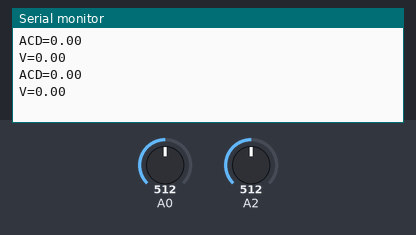
A sketch run on a simulated Arduino Uno, built with avr-gcc and run on an emulated ATmega328P. On the bench: the last lines printed to the serial monitor. The inputs (shaded band) are chosen by the test bench; at power-on: A0 = 512, A2 = 512.

Above: at 1.8 s.
1.9 s: A0 set to 716
At 2.5 s:
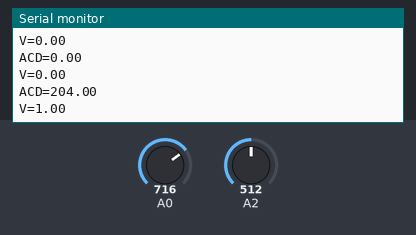
3.4 s: A2 set to 306
At 4.7 s:
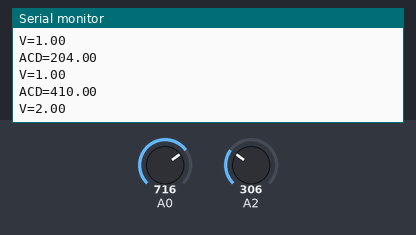
4.9 s: A0 set to 900
At 5.8 s:
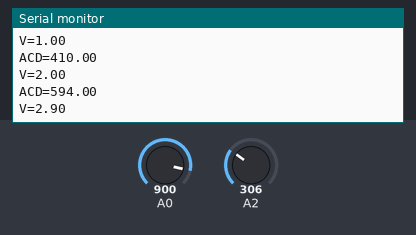
6.4 s: A2 set to 122
At 7.7 s:
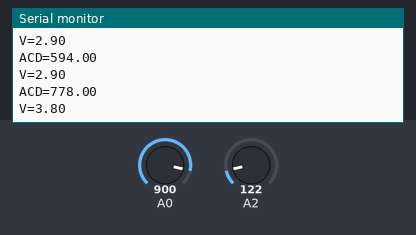
Timing chart, 0 to 8.9 s (numbered marks = the images above; inputs shaded):
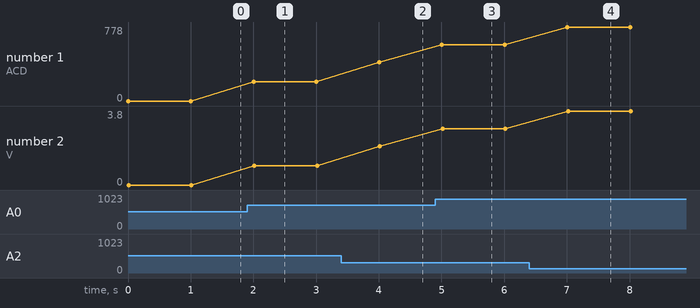

Measured:
- after the input at 1.9 s, the serial monitor: prints a new line after 0.10 s (image 1)
- after the input at 3.4 s, the serial monitor: prints a new line after 0.61 s (image 2)
- after the input at 4.9 s, the serial monitor: prints a new line after 0.11 s (image 3)
- after the input at 6.4 s, the serial monitor: prints a new line after 0.61 s (image 4)
- plotted number 1: 0 → 204 after the input at 1.9 s, 204 → 410 after the input at 3.4 s, 410 → 594 after the input at 4.9 s, 594 → 778 after the input at 6.4 s
- plotted number 2: 0 → 1 after the input at 1.9 s, 1 → 2 after the input at 3.4 s, 2 → 2.9 after the input at 4.9 s, 2.9 → 3.8 after the input at 6.4 s

The sketch:

clip_degital_and_analog.ino
```cpp
float analog_voltage1 = 0;
float degital_voltage1 = 0;
float analog_voltage2 = 0;
float degital_voltage2 = 0;

void setup() {
  // put your setup code here, to run once:
  Serial.begin(9600);
}

void loop() {
  // put your main code here, to run repeatedly:
  analog_voltage1 = analogRead(A0);
  degital_voltage1 = (analog_voltage1 * 5.0) / 1024.0;
  analog_voltage2 = analogRead(A2);
  degital_voltage2 = (analog_voltage2 * 5.0) / 1024.0;

  Serial.print("ACD=");
  Serial.print(analog_voltage1 - analog_voltage2);
  Serial.println("");
  Serial.print("V=");
  Serial.print(degital_voltage1 - degital_voltage2);
  Serial.println("");
  Serial.println("");
  Serial.println("");
  delay(1000);
}
```
